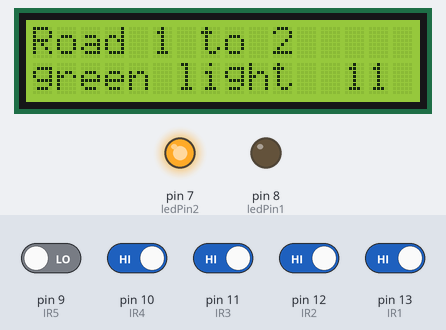
Bench run of a sketch on a simulated Arduino Uno, built with avr-gcc and run on an emulated ATmega328P. On the bench: 16×2 character LCD, output pins drawn as LEDs (lit = HIGH). Inputs (shaded band) come from the test bench; at power-on: pin 10 (IR4), pin 11 (IR3), pin 12 (IR2), pin 13 (IR1) HIGH, pin 9 (IR5) LOW.

Above: at 1.2 s.
1.3 s: pin 12 (IR2) driven LOW
At 14.0 s:
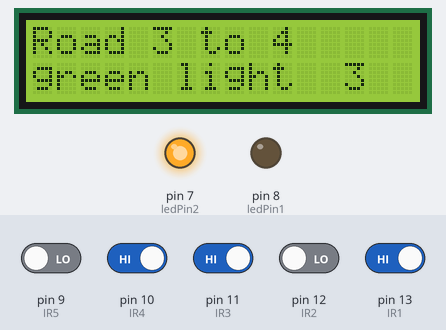
14.6 s: pin 11 (IR3) driven LOW
At 22.2 s:
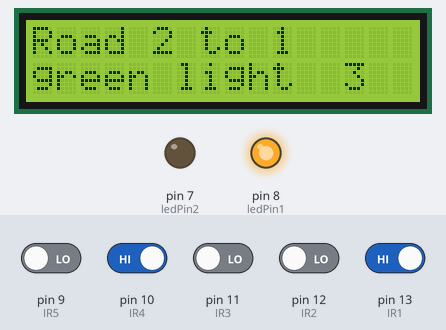
22.6 s: pin 13 (IR1) driven LOW
At 36.5 s:
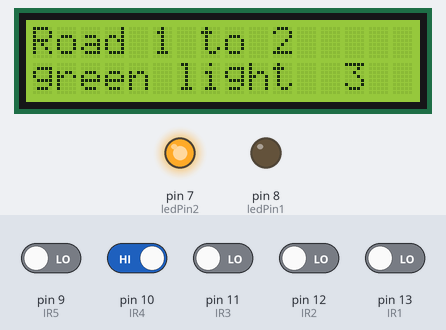
36.6 s: pin 11 (IR3) driven HIGH
At 47.4 s:
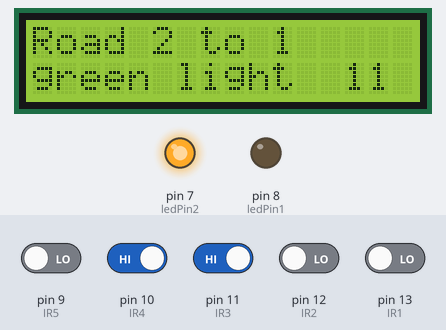
47.7 s: pin 9 (IR5) driven HIGH
At 59.5 s:
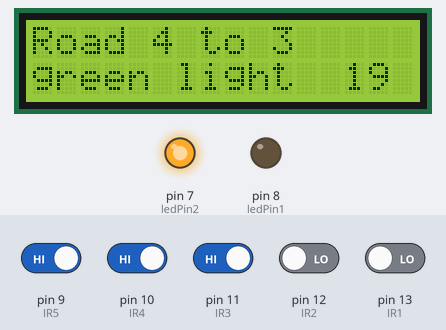
Timing chart, 0 to 61.0 s (numbered marks = the images above; inputs shaded):
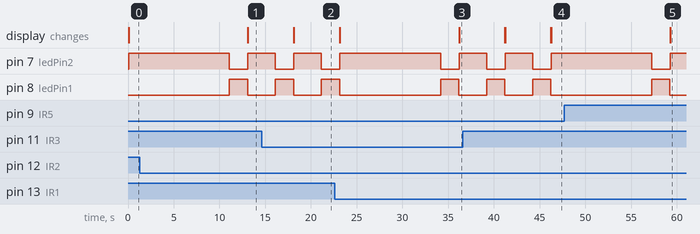

The sketch:

lcd_trafic_light.ino
```cpp
#include <LiquidCrystal.h>
LiquidCrystal lcd(6 ,1, 5, 4, 3, 2);
const int IR1 = 13;
const int IR2 = 12;
const int IR3 = 11;
const int IR4 = 10;
const int IR5 = 9;
const int ledPin1 =  8;
const int ledPin2 = 7;


 int r = 2000;
 int g = 3000;
 int interval = 8000;
 int a = 0;

 void setup()
 {
  lcd.begin(16,2);
    pinMode(ledPin1, OUTPUT);
  pinMode(ledPin2, OUTPUT);

  pinMode(IR1, INPUT);
  pinMode(IR2, INPUT);
  pinMode(IR3, INPUT);
  pinMode(IR4, INPUT);
  pinMode(IR5, INPUT);
  }

  void loop()
  {
    a = 0 ;
    lcd.clear();

    if (digitalRead(IR1)== 0)

    {
      lcd.clear();
      a = g/1000;


lcd.setCursor(0,0);
lcd.print("Road ");
lcd.print("1 to 2");

delay(10);
lcd.setCursor(0,1);
lcd.print("green light");
lcd.setCursor(13,1);
lcd.print(a);
delay(10);
digitalWrite(ledPin2,HIGH);
delay(g);
digitalWrite(ledPin2,LOW);
digitalWrite(ledPin1,HIGH);
delay(r);
digitalWrite(ledPin1,LOW);
      a = 0 ;

    }
if (digitalRead(IR1)== 1)
{
  lcd.clear();
  a = g/1000+8;
  lcd.setCursor(0,0);
lcd.print("Road ");
lcd.print("1 to 2");
delay(10);
lcd.setCursor(0,1);
lcd.print("green light");
lcd.setCursor(13,1);
lcd.print(a);
delay(10);
digitalWrite(ledPin2,HIGH);
delay(g+interval);
digitalWrite(ledPin2,LOW);
digitalWrite(ledPin1,HIGH);
delay(r);
digitalWrite(ledPin1,LOW);
  a = 0 ;
  }


      if (digitalRead(IR2)== 0)

    {
      lcd.clear();
      a = g/1000;
lcd.setCursor(0,0);
lcd.print("Road ");
lcd.print("3 to 4");
delay(10);
lcd.setCursor(0,1);
lcd.print("green light");
lcd.setCursor(13,1);
lcd.print(a);
delay(10);
digitalWrite(ledPin2,HIGH);
delay(g);
digitalWrite(ledPin2,LOW);
digitalWrite(ledPin1,HIGH);
delay(r);
digitalWrite(ledPin1,LOW);
      a = 0 ;
    }
if (digitalRead(IR2)== 1)
{
  lcd.clear();
  a = g/1000+8;
  lcd.setCursor(0,0);
lcd.print("Road ");
lcd.print("3 to 4");
delay(10);
lcd.setCursor(0,1);
lcd.print("green light");
lcd.setCursor(13,1);
lcd.print(a);
delay(10);
digitalWrite(ledPin2,HIGH);
delay(g+interval);
digitalWrite(ledPin2,LOW);
digitalWrite(ledPin1,HIGH);
delay(r);
digitalWrite(ledPin1,LOW);
  a = 0 ;
  }


    if (digitalRead(IR3)== 0)

    {
      lcd.clear();
      a = g/1000;
lcd.setCursor(0,0);
lcd.print("Road ");
lcd.print("2 to 1");
delay(10);
lcd.setCursor(0,1);
lcd.print("green light");
lcd.setCursor(13,1);
lcd.print(a);
delay(10);
digitalWrite(ledPin2,HIGH);
delay(g);
digitalWrite(ledPin2,LOW);
digitalWrite(ledPin1,HIGH);
delay(r);
digitalWrite(ledPin1,LOW);
      a = 0 ;
    }
if (digitalRead(IR3)== 1)
{
  lcd.clear();
  a = g/1000+8;
  lcd.setCursor(0,0);
lcd.print("Road ");
lcd.print("2 to 1");
delay(10);
lcd.setCursor(0,1);
lcd.print("green light");
lcd.setCursor(13,1);
lcd.print(a);
delay(10);
digitalWrite(ledPin2,HIGH);
delay(g+interval);
digitalWrite(ledPin2,LOW);
digitalWrite(ledPin1,HIGH);
delay(r);
digitalWrite(ledPin1,LOW);
  a = 0 ;
  }


  if (digitalRead(IR4)== 0)

{
  lcd.clear();
  a = g/1000;
lcd.setCursor(0,0);
lcd.print("Road ");
lcd.print("4 to 3");
delay(10);
lcd.setCursor(0,1);
lcd.print("green light");
lcd.setCursor(13,1);
lcd.print(a);
delay(10);
digitalWrite(ledPin2,HIGH);
delay(g);
digitalWrite(ledPin2,LOW);
digitalWrite(ledPin1,HIGH);
delay(r);
digitalWrite(ledPin1,LOW);
a = 0 ;
    }

 if (digitalRead(IR4)== 1)
 {
  if(digitalRead(IR5)==0)
  {
    lcd.clear();
    a = g/1000+8;
    lcd.setCursor(0,0);
lcd.print("Road ");
lcd.print("4 to 3");
delay(10);
lcd.setCursor(0,1);
lcd.print("green light");
lcd.setCursor(13,1);
lcd.print(a);
delay(10);
digitalWrite(ledPin2,HIGH);
delay(g+interval);
digitalWrite(ledPin2,LOW);
digitalWrite(ledPin1,HIGH);
delay(r);
digitalWrite(ledPin1,LOW);
a = 0 ;
  }

    if(digitalRead(IR5)==1)
  {
    lcd.clear();
    a = g/1000+16;
    lcd.setCursor(0,0);
lcd.print("Road ");
lcd.print("4 to 3");
delay(10);
lcd.setCursor(0,1);
lcd.print("green light");
lcd.setCursor(13,1);
lcd.print(a);
delay(10);
digitalWrite(ledPin2,HIGH);
delay(g+interval+interval);
digitalWrite(ledPin2,LOW);
digitalWrite(ledPin1,HIGH);
delay(r);
digitalWrite(ledPin1,LOW);
a = 0 ;

  }
 }

 }
```
